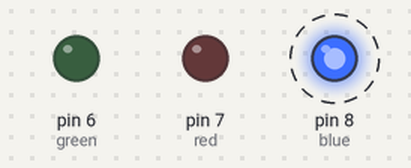
The sketch below on a simulated Arduino Uno, built with avr-gcc and run on an emulated ATmega328P. Shown: output pins drawn as LEDs (lit = HIGH). Dashed ring = blinking.

Above: at 0.5 s.
Timing chart, 0 to 4.6 s (numbered marks = the images above):
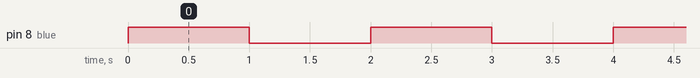

Measured:
- by itself, pin 8 (blue): alternates HIGH for 1.0 s and LOW for 1.0 s

The sketch:

blinking_led_using_temperature1.ino
```cpp
int temp = 60;

int green = 6;
int red = 7;
int blue = 8;

void setup(){

  pinMode(green,OUTPUT);
  pinMode(red,OUTPUT);
  pinMode(blue,OUTPUT);

}

void loop(){

  if (temp > 10 && temp <50){

    digitalWrite(green,HIGH);
    delay(1000);
    digitalWrite(green,LOW);
    delay(1000);

  }

  else if (temp >= 50 && temp <70){

    digitalWrite(blue,HIGH);
    delay(1000);
    digitalWrite(blue,LOW);
    delay(1000);

  }

  else {

    digitalWrite(red,HIGH);
    delay(1000);
    digitalWrite(red,LOW);
    delay(1000);

  }
}
```
